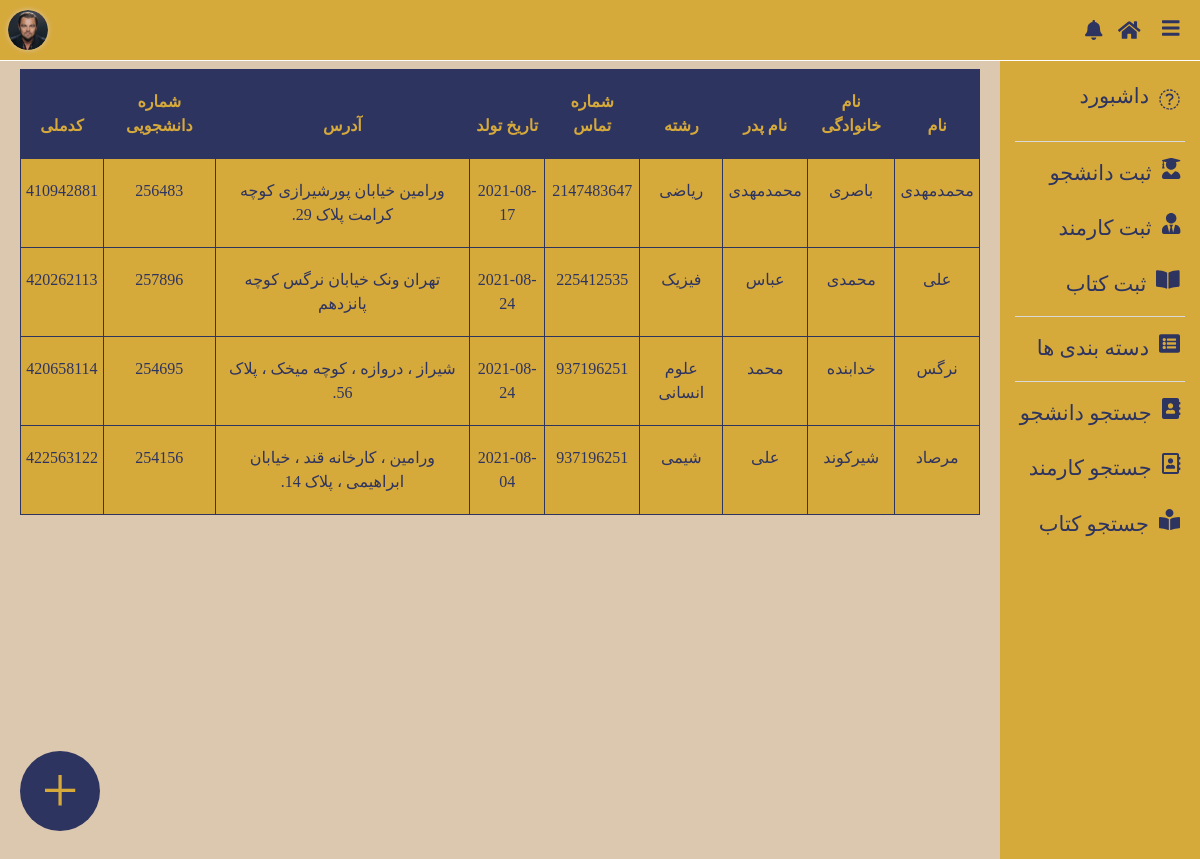
The page /assest/php/all-students.php on the database its author committed.
### tables this page shows
CREATE TABLE `colors` (
  `id` int(3) NOT NULL,
  `bg-color` varchar(255) NOT NULL,
  `panel-color` varchar(255) NOT NULL,
  `text-color` varchar(255) NOT NULL
);

CREATE TABLE `students` (
  `id` int(11) NOT NULL,
  `firstname` varchar(50) NOT NULL,
  `lastname` varchar(50) NOT NULL,
  `father-name` varchar(50) NOT NULL,
  `major` varchar(50) NOT NULL,
  `phone` int(70) NOT NULL,
  `date` date NOT NULL,
  `address` varchar(100) NOT NULL,
  `student-number` int(50) NOT NULL,
  `national-code` int(50) NOT NULL
);

### assest/php/colors.php (called while the page is built)
<?php
$conn = mysqli_connect('localhost', 'root', '', 'library');
$colors = "SELECT * FROM `colors`";
$colors_query = mysqli_query($conn, $colors);
$rowcolor = mysqli_fetch_assoc($colors_query);
$bg =  $rowcolor['bg-color'];
$panel = $rowcolor['panel-color'];
$text = $rowcolor['text-color'];
?>

### assest/php/all-students.php (the view, shortened to what this page needs)
<?php
$conn = mysqli_connect('localhost', 'root', '', 'library');
$select = "SELECT * FROM `students`";
$sql = mysqli_query($conn, $select);
include "colors.php";
?>
<!DOCTYPE html>
<html class="h-100">
<head>
  <link rel="stylesheet" href="../bootstrap/bootstrap.css" />
</head>
<body dir="rtl" style="background-color: <?php echo $rowcolor['bg-color'] ?>;">
  <?php
  include "cms-header.php";
  ?>
  <div class="d-flex h-100">
    <?php include "cms.php" ?>
    <div class="bg-wite m-4 mx-auto" id="content">
      <div class="table-responsive">
        <table class="table text-center my-2 table-bordered" style="border: 1px solid <?php echo $text ?>;">
          <thead style="background-color: <?php echo $text ?>; color: <?php echo $panel ?>;">
            <tr>
              <th>نام</th>
              <th>نام خانوادگی</th>
              <th>نام پدر</th>
              <th>رشته</th>
              <th>شماره تماس</th>
              <th>تاریخ تولد</th>
              <th>آدرس</th>
              <th>شماره دانشجویی</th>
              <th>کدملی</th>
            </tr>
          </thead>
          <tbody class="align-items-center" style="background-color: <?php echo $panel ?>; color: <?php echo $text ?>;">
            <?php
            while ($row = $sql->fetch_assoc()) {
              echo ('<tr>' .
                '<td>' . $row['firstname'] . '</td>'
                . '<td>' . $row['lastname'] . '</td>'
                . '<td>' . $row['father-name'] . '</td>'
                . '<td>' . $row['major'] . '</td>'
                . '<td>' . $row['phone'] . '</td>' .
                '<td>' . $row['date'] . '</td>' .
                '<td>' . $row['address'] . '</td>' .
                '<td>' . $row['student-number'] . '</td>' .
                '<td>' . $row['national-code'] . '</td>' .
                '</tr>');
            }
            ?>
          </tbody>
        </table>
      </div>
    </div>
  </div>
  <div id="btn-plus"  >
    <a href="add-student.php" class="text-center" style="background-color: <?php echo $text ?>; color: <?php echo $panel ?>;">
      <h1 class="my-auto">+</h1>
    </a>
  </div>
</body>
</html>

### assest/php/cms-header.php
<div class="d-flex justify-content-between flex-row-reverse px-2" id="cms-header" style="background-color: <?php echo $rowcolor['panel-color'] ?>;">
    <a href="dashboard.php" class="rounded-circle me-2" id="profile-img" style="box-shadow:0 0 5px <?php echo $bg ?>;"><img class="zoom" src="../img/leo.jfif" alt="profile-image"/></a>
    <div class="d-flex">
        <button class="btn text-white" onclick="res_menu()">
            <i class="fa fa-bars" style="font-size: 20px; color: <?php echo $rowcolor['text-color'] ?>;"></i>
        </button>
        <a href="../../index.php" class="my-auto mx-2" style="color: <?php echo $rowcolor['text-color'] ?>;"><i class="fa fa-home"></i></a>
        <a href="#" class="my-auto"><i class="fa fa-bell mx-2" aria-hidden="true" style="margin-right: 5px; color: <?php echo $rowcolor['text-color'] ?>;"></i>
        </a>
    </div>
</div>

### assest/php/cms.php
<div class="d-flex flex-column text-center" id="sidebar" style="background-color: <?php echo $rowcolor['panel-color'] ?>;">
    <div class="d-flex text-end my-2 res-center" style="margin-top: 20px !important;">
        <a style="color: <?php echo $rowcolor['text-color'] ?>;" href="dashboard.php" class="res-icon" id="d-i"><i class="my-2 fa fa-dashboard"></i></a>
        <a style="color: <?php echo $rowcolor['text-color'] ?>;" class="res-txt" href="dashboard.php" id="dashboard">
            <p class="">داشبورد</p>
        </a>
    </div>
    <div class="dropdown-divider my-1 bg-white"></div>
    <div class="d-flex my-1 res-center">
        <a style="color: <?php echo $rowcolor['text-color'] ?>;" href="all-students.php" class="res-icon" id="s-i"><i class="my-2 fas fa-user-graduate"></i></a>
        <a style="color: <?php echo $rowcolor['text-color'] ?>;" class="res-txt" href="all-students.php" id="add-student">
            <p class="my-2">ثبت دانشجو</p>
        </a>
    </div>
    <div class="d-flex my-1 res-center">
        <a style="color: <?php echo $rowcolor['text-color'] ?>;" href="all-workers.php" class="res-icon" id="w-i"><i class="my-2 fas fa-user-tie"></i></a>
        <a style="color: <?php echo $rowcolor['text-color'] ?>;" class="res-txt" href="all-workers.php" id="add-worker">
            <p class="my-2">ثبت کارمند</p>
        </a>
    </div>
    <div class="d-flex my-1 res-center">
        <a style="color: <?php echo $rowcolor['text-color'] ?>;" href="all-books.php" class="res-icon" id="b-i"><i class="my-2 fas fa-book-open"></i></a>
        <a style="color: <?php echo $rowcolor['text-color'] ?>;" class="res-txt" href="all-books.php" id="add-book">
            <p class="my-2">ثبت کتاب</p>
        </a>
    </div>
    <div class="dropdown-divider my-1 bg-white"></div>
    <div class="d-flex my-1 res-center">
        <a style="color: <?php echo $rowcolor['text-color'] ?>;" href="menu.php" class="res-icon" id="cat-i"><i class="my-2 fa fa-list-alt"></i></a>
        <a style="color: <?php echo $rowcolor['text-color'] ?>;" class="res-txt" href="menu.php" id="cat">
            <p class="my-2">دسته بندی ها</p>
        </a>
    </div>
    <div class="dropdown-divider my-1 bg-white"></div>
    <div class="d-flex my-1 res-center">
        <a style="color: <?php echo $rowcolor['text-color'] ?>;" href="student-search.php" class="res-icon" id="ss-i"><i class="my-2 fas fa-address-book"></i></a>
        <a style="color: <?php echo $rowcolor['text-color'] ?>;" class="res-txt" href="student-search.php" id="s-student">
            <p class="my-2">جستجو دانشجو</p>
        </a>
    </div>
    <div class="d-flex my-1 res-center">
        <a style="color: <?php echo $rowcolor['text-color'] ?>;" href="worker-search.php" class="res-icon" id="sw-i"><i class="my-2 far fa-address-book"></i></a>
        <a style="color: <?php echo $rowcolor['text-color'] ?>;" class="res-txt" href="worker-search.php" id="s-worker">
            <p class="my-2">جستجو کارمند</p>
        </a>
    </div>
    <div class="d-flex my-1 res-center">
        <a style="color: <?php echo $rowcolor['text-color'] ?>;" href="book-search.php" class="res-icon" id="sb-i"><i class="my-2 fas fa-book-reader"></i></a>
        <a style="color: <?php echo $rowcolor['text-color'] ?>;" class="res-txt" href="book-search.php" id="s-book">
            <p class="my-2">جستجو کتاب</p>
        </a>
    </div>
</div>

### rows shown on the page
students: firstname "محمدمهدی", lastname "باصری", value "محمدمهدی", major "ریاضی", phone "2147483647", date "2021-08-17", address "ورامین خیابان پورشیرازی کوچه کرامت پلاک 29.", value "256483", value "410942881"
students: firstname "علی", lastname "محمدی", value "عباس", major "فیزیک", phone "225412535", date "2021-08-24", address "تهران ونک خیابان نرگس کوچه پانزدهم", value "257896", value "420262113"
students: firstname "نرگس", lastname "خدابنده", value "محمد", major "علوم انسانی", phone "937196251", date "2021-08-24", address "شیراز ، دروازه ، کوچه میخک ، پلاک 56.", value "254695", value "420658114"
students: firstname "مرصاد", lastname "شیرکوند", value "علی", major "شیمی", phone "937196251", date "2021-08-04", address "ورامین ، کارخانه قند ، خیابان ابراهیمی ، پلاک 14.", value "254156", value "422563122"
